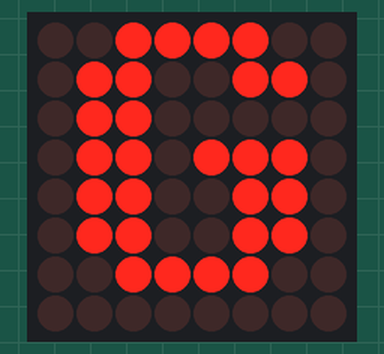
Recording of a program running on a simulated ESP32 board running MicroPython. Shown: 8×8 LED matrix. Library files of the repository ran but are not shown: max7219.py.

Above: at 0.1 s.
At 1.1 s:
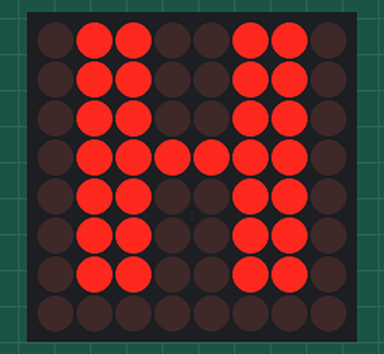
At 2.1 s:
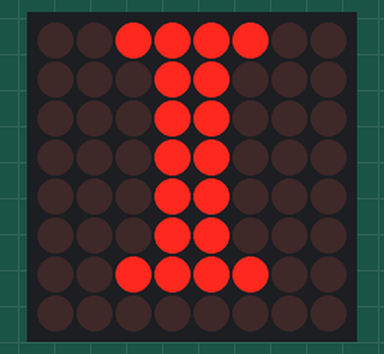
At 3.1 s:
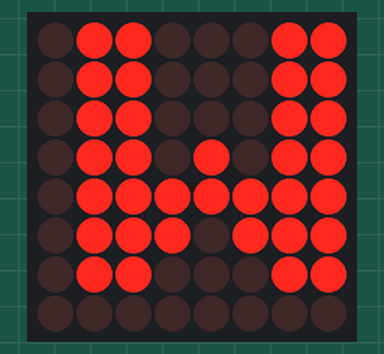
At 5.1 s:
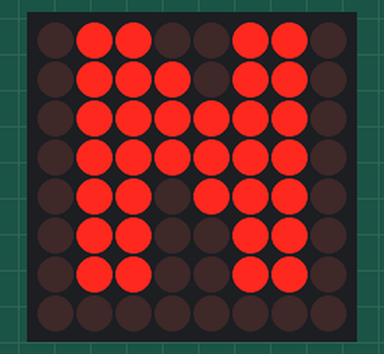
At 8.1 s:
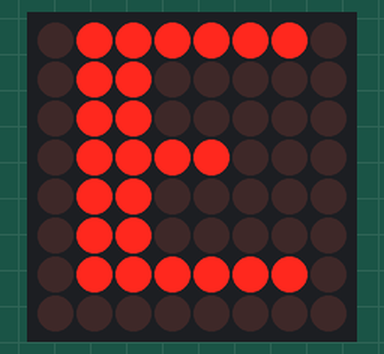

The program:

ledmatrix.py
```python
# max7219 demo for ESP32
#
import max7219
import time
from machine import Pin, SPI

messages = ['H', 'I', 'W', 'I', 'N', 'N', 'I', 'E']

spi = SPI(1, baudrate=10000000, polarity=1, phase=0, sck=Pin(4), mosi=Pin(2))
ss = Pin(5, Pin.OUT)
display = max7219.Matrix8x8(spi, ss, 1)
display.brightness(0)
display.fill(0)
display.text('G', 0, 0, 1)
display.show()
time.sleep(1)

while True:
  for item in messages:
    display.fill(0)
    display.text(item, 0, 0, 1)
    display.show()
    time.sleep(1)
```

Measured:
- by itself, everything shown: repeats every 8.0 s, in 7 steps
- what the display in image 1 shows lasts 1.0 s, from 1.0 s to 2.0 s
- what the display in image 4 shows lasts 2.0 s, from 5.0 s to 7.0 s
